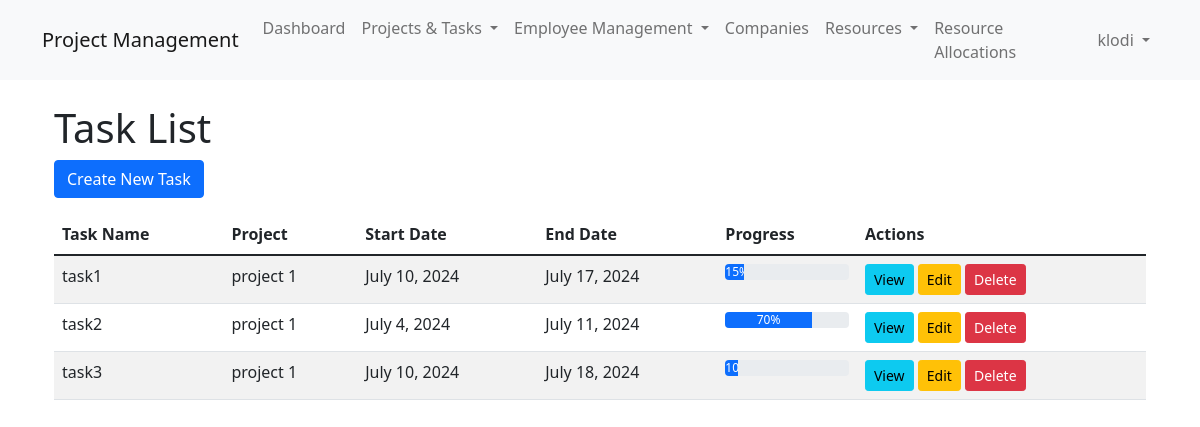
The app's page /project/tasks/ (signed in) with its own data.
### project/models.py (models this page shows, shortened)
class Task(TimeStampedModel, NamedModel):
    project = models.ForeignKey(Project, on_delete=models.CASCADE, related_name='tasks')
    start_date = models.DateField()
    end_date = models.DateField()
    percent_complete = models.IntegerField(default=0)
    dependencies = models.ManyToManyField('self', symmetrical=False, blank=True)

class Project(TimeStampedModel, NamedModel):
    company = models.ForeignKey(Company, on_delete=models.CASCADE)
    project_code = models.CharField(max_length=50)
    type = models.CharField(max_length=50)
    description = models.TextField(blank=True)
    total_cost = models.DecimalField(max_digits=15, decimal_places=2)
    start_date = models.DateField()
    end_date = models.DateField()
    actual_start_date = models.DateField(null=True, blank=True)
    actual_finish_date = models.DateField(null=True, blank=True)
    status = models.CharField(max_length=20, default='PLANNING')
    percent_complete = models.IntegerField(default=0)
    class Meta:
        ordering = ['-start_date']  # Changed from 'plan_start_date' to 'start_date'

### project/views.py (the view)
# urls.py: path('tasks/', views.TaskListView.as_view(), name='task_list'),
class TaskListView(LoginRequiredMixin, ListView):
    model = Task
    template_name = 'project/task_list.html'
    context_object_name = 'tasks'

### project/templates/project/task_list.html (shortened to what this page needs)
{% extends 'base.html' %}
{% block content %}
<div class="container mt-4">
    <h1>Task List</h1>
    <a href="{% url 'project:task_create' %}" class="btn btn-primary mb-3">Create New Task</a>
    <table class="table table-striped">
        <thead>
            <tr>
                <th>Task Name</th>
                <th>Project</th>
                <th>Start Date</th>
                <th>End Date</th>
                <th>Progress</th>
                <th>Actions</th>
            </tr>
        </thead>
        <tbody>
            {% for task in tasks %}
            <tr>
                <td>{{ task.name }}</td>
                <td>{{ task.project.name }}</td>
                <td>{{ task.start_date }}</td>
                <td>{{ task.end_date }}</td>
                <td>
                    <div class="progress">
                        <div class="progress-bar" role="progressbar" style="width: {{ task.percent_complete }}%;" aria-valuenow="{{ task.percent_complete }}" aria-valuemin="0" aria-valuemax="100">{{ task.percent_complete }}%</div>
                    </div>
                </td>
                <td>
                    <a href="{% url 'project:task_detail' task.pk %}" class="btn btn-sm btn-info">View</a>
                    <a href="{% url 'project:task_update' task.pk %}" class="btn btn-sm btn-warning">Edit</a>
                    <a href="{% url 'project:task_delete' task.pk %}" class="btn btn-sm btn-danger">Delete</a>
                </td>
            </tr>
            {% empty %}
            <tr>
                <td colspan="6">No tasks found.</td>
            </tr>
            {% endfor %}
        </tbody>
    </table>
</div>
{% endblock %}

### templates/base.html (shortened to what this page needs)
<!DOCTYPE html>
<html lang="en">
<head>
    <link href="https://cdn.jsdelivr.net/npm/bootstrap@5.1.3/dist/css/bootstrap.min.css" rel="stylesheet">
</head>
<body>
    {% include 'includes/navbar.html' %}
    <div class="container mt-4">
        {% block content %}
        {% endblock %}
    </div>
</body>
</html>

### templates/includes/navbar.html (shortened to what this page needs)
<nav class="navbar navbar-expand-lg navbar-light bg-light">
    <div class="container">
        <a class="navbar-brand" href="/">Project Management</a>
        <div class="collapse navbar-collapse" id="navbarNav">
            <ul class="navbar-nav me-auto">
                <li class="nav-item">
                    <a class="nav-link" href="{% url 'dashboard:dashboard' %}">Dashboard</a>
                </li>
                <li class="nav-item dropdown">
                    <a class="nav-link dropdown-toggle" href="#" id="navbarDropdownProjects" role="button" data-bs-toggle="dropdown" aria-expanded="false">
                        Projects & Tasks
                    </a>
                </li>
                <li class="nav-item dropdown">
                    <a class="nav-link dropdown-toggle" href="#" id="navbarDropdownEmployees" role="button" data-bs-toggle="dropdown" aria-expanded="false">
                        Employee Management
                    </a>
                </li>
                <li class="nav-item">
                    <a class="nav-link" href="{% url 'company:company_list' %}">Companies</a>
                </li>
                <li class="nav-item dropdown">
                    <a class="nav-link dropdown-toggle" href="#" id="navbarDropdownResources" role="button" data-bs-toggle="dropdown" aria-expanded="false">
                        Resources
                    </a>
                </li>
                <li class="nav-item">
                    <a class="nav-link" href="{% url 'resource_allocation:allocation_list' %}">Resource Allocations</a>
                </li>
            </ul>
            <ul class="navbar-nav">
                {% if user.is_authenticated %}
                    <li class="nav-item dropdown">
                        <a class="nav-link dropdown-toggle" href="#" id="navbarDropdownUser" role="button" data-bs-toggle="dropdown" aria-expanded="false">
                            {{ user.username }}
                        </a>
                    </li>
                {% else %}
                    <li class="nav-item">
                        <a class="nav-link" href="{% url 'login' %}">Login</a>
                    </li>
                {% endif %}
            </ul>
        </div>
    </div>
</nav>

### records on screen
Task: name "task1", project.name "project 1", start_date "July 10, 2024", end_date "July 17, 2024", percent_complete "15"
Task: name "task2", project.name "project 1", start_date "July 4, 2024", end_date "July 11, 2024", percent_complete "70"
Task: name "task3", project.name "project 1", start_date "July 10, 2024", end_date "July 18, 2024", percent_complete "10"

### other values on screen
{{ user.username }} "klodi"
